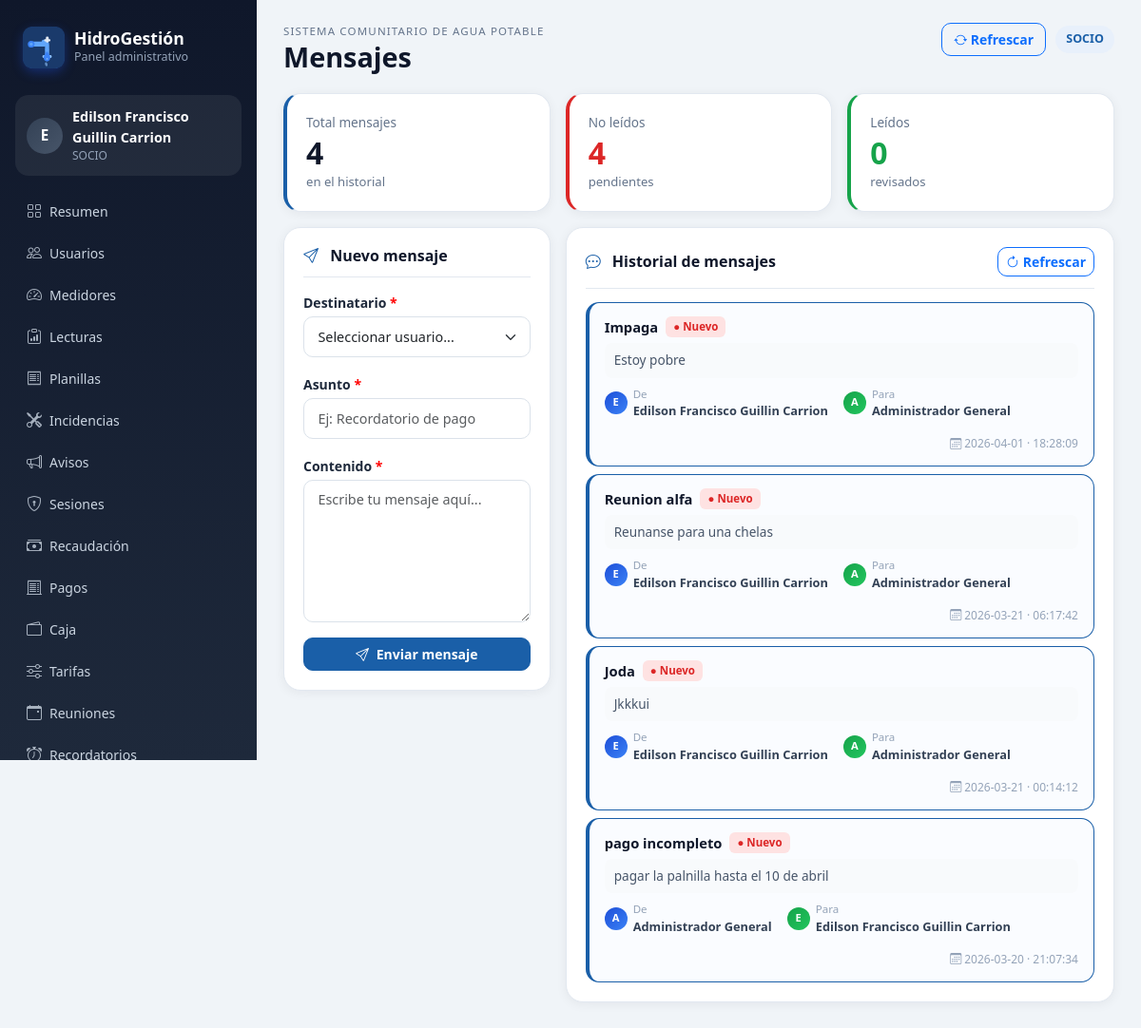
Page /dashboard/mensajes (signed in) on the committed database.
### app/models.py (models this page shows)
class TimestampMixin:
    creado_en = db.Column(db.DateTime, default=datetime.utcnow, nullable=False)
    actualizado_en = db.Column(db.DateTime, onupdate=datetime.utcnow)

class Mensaje(TimestampMixin, db.Model):
    __tablename__ = 'mensajes'
    id = db.Column(db.Integer, primary_key=True)
    remitente_id = db.Column(db.Integer, db.ForeignKey('usuarios.id'), nullable=False)
    destinatario_id = db.Column(db.Integer, db.ForeignKey('usuarios.id'), nullable=False)
    asunto = db.Column(db.String(150), nullable=False)
    contenido = db.Column(db.Text, nullable=False)
    estado = db.Column(db.String(20), default='ENVIADO', nullable=False)
    leido = db.Column(db.Boolean, default=False, nullable=False)
    fecha = db.Column(db.String(10), nullable=False)
    hora = db.Column(db.String(8), nullable=False)
    remitente = db.relationship('Usuario', foreign_keys=[remitente_id], backref='mensajes_enviados')
    destinatario = db.relationship('Usuario', foreign_keys=[destinatario_id], backref='mensajes_recibidos')

class Usuario(TimestampMixin, db.Model):
    __tablename__ = 'usuarios'
    id = db.Column(db.Integer, primary_key=True)
    rol_id = db.Column(db.Integer, db.ForeignKey('roles.id'), nullable=False)
    cedula = db.Column(db.String(20), unique=True)
    nombres = db.Column(db.String(120), nullable=False)
    apellidos = db.Column(db.String(120), nullable=False)
    telefono = db.Column(db.String(20))
    email = db.Column(db.String(120), unique=True)
    username = db.Column(db.String(80), unique=True)
    password_hash = db.Column(db.String(255), nullable=False)
    foto_perfil = db.Column(db.String(255))
    direccion_referencia = db.Column(db.String(255))
    estado = db.Column(db.String(20), default='ACTIVO', nullable=False)
    ultimo_login = db.Column(db.DateTime)
    rol = db.relationship('Rol', backref='usuarios')
    @property
    def nombre_completo(self) -> str:
        return f"{self.nombres} {self.apellidos}".strip()

### app/routes/dashboard.py (the view, shortened to what this page needs)
@dashboard_bp.route('/mensajes', methods=['GET', 'POST'])
@dashboard_required
def mensajes_view():
    msgs = Mensaje.query.order_by(Mensaje.id.desc()).limit(100).all()
    users = Usuario.query.order_by(Usuario.nombres).all()
    return render_template('dashboard/mensajes.html', mensajes=msgs, usuarios=users)

### app/routes/dashboard.py (called while the page is built)
def dashboard_required(view_func):
    from functools import wraps
    @wraps(view_func)
    def wrapper(*args, **kwargs):
        if not session.get('web_user_id'):
            return redirect(url_for('dashboard.login_page'))
        return view_func(*args, **kwargs)
    return wrapper

### app/templates/dashboard/mensajes.html (shortened to what this page needs)
{% extends 'dashboard/base.html' %}
{% block page_title %}Mensajes{% endblock %}
{% block content %}
{% set total = mensajes|length %}
{% set no_leidos = mensajes|rejectattr('leido')|list|length %}
<div class="row g-3 mb-3">
    <div class="col-md-4">
        <div class="metric-card" style="border-left:4px solid #1a5fa8;">
            <div class="metric-card__label">Total mensajes</div>
            <div class="metric-card__value">{{ total }}</div>
            <div class="metric-card__hint">en el historial</div>
        </div>
    </div>
    <div class="col-md-4">
        <div class="metric-card" style="border-left:4px solid #dc2626;">
            <div class="metric-card__label">No leídos</div>
            <div class="metric-card__value" style="color:#dc2626;">{{ no_leidos }}</div>
            <div class="metric-card__hint">pendientes</div>
        </div>
    </div>
    <div class="col-md-4">
        <div class="metric-card" style="border-left:4px solid #16a34a;">
            <div class="metric-card__label">Leídos</div>
            <div class="metric-card__value" style="color:#16a34a;">{{ total - no_leidos }}</div>
            <div class="metric-card__hint">revisados</div>
        </div>
    </div>
</div>
<div class="row g-3">
    <div class="col-lg-4">
        <div class="panel-card">
            <div class="panel-card__header">
                <h3 class="panel-card__title">
                    <i class="bi bi-send me-2" style="color:#1a5fa8;"></i>
                    Nuevo mensaje
                </h3>
            </div>
            <form method="post">
                <div class="mb-3">
                    <label class="form-label">Destinatario <span style="color:red">*</span></label>
                    <select class="form-select" name="destinatario_id" required>
                        <option value="">Seleccionar usuario...</option>
                    </select>
                </div>
                <div class="mb-3">
                    <label class="form-label">Asunto <span style="color:red">*</span></label>
                    <input class="form-control" name="asunto"
                        placeholder="Ej: Recordatorio de pago" required>
                </div>
                <div class="mb-3">
                    <label class="form-label">Contenido <span style="color:red">*</span></label>
                    <textarea class="form-control" name="contenido" rows="6"
                        placeholder="Escribe tu mensaje aquí..." required></textarea>
                </div>
                <button class="btn btn-primary w-100" type="submit">
                    <i class="bi bi-send me-1"></i> Enviar mensaje
                </button>
            </form>
        </div>
    </div>
    <div class="col-lg-8">
        <div class="panel-card">
            <div class="panel-card__header">
                <h3 class="panel-card__title">
                    <i class="bi bi-chat-dots me-2" style="color:#1a5fa8;"></i>
                    Historial de mensajes
                </h3>
                <a class="btn btn-sm btn-outline-primary" href="{{ url_for('dashboard.mensajes_view') }}">
                    <i class="bi bi-arrow-clockwise"></i> Refrescar
                </a>
            </div>
            {% if mensajes %}
            <div class="list-stack">
                {% for m in mensajes %}
                <div style="
                    border:1px solid {% if not m.leido %}#1a5fa8{% else %}#e2e8f0{% endif %};
                    border-radius:14px;
                    padding:14px 16px;
                    border-left:4px solid {% if not m.leido %}#1a5fa8{% else %}#e2e8f0{% endif %};
                    background:{% if not m.leido %}#fafcff{% else %}#fff{% endif %};
                    transition:box-shadow .2s;
                " onmouseover="this.style.boxShadow='0 4px 16px rgba(0,0,0,.08)'"
                   onmouseout="this.style.boxShadow='none'">
                    <div style="display:flex;justify-content:space-between;align-items:flex-start;gap:10px;">
                        <div style="flex:1;">
                            <div style="display:flex;align-items:center;gap:8px;flex-wrap:wrap;margin-bottom:6px;">
                                <span style="font-weight:700;font-size:.92rem;color:#0f172a;">
                                    {{ m.asunto }}
                                </span>
                                {% if not m.leido %}
                                <span style="padding:2px 8px;border-radius:6px;font-size:.72rem;font-weight:700;background:#fee2e2;color:#dc2626;">
                                    ● Nuevo
                                </span>
                                {% else %}
                                <span style="padding:2px 8px;border-radius:6px;font-size:.72rem;font-weight:600;background:#f1f5f9;color:#94a3b8;">
                                    <i class="bi bi-check2"></i> Leído
                                </span>
                                {% endif %}
                            </div>
                            <div style="font-size:.85rem;color:#475569;margin-bottom:8px;line-height:1.5;
                                background:#f8fafc;border-radius:8px;padding:8px 10px;">
                                {{ m.contenido[:200] ~ '...' if m.contenido and m.contenido|length > 200 else (m.contenido or '') }}
                            </div>
                            <div style="display:flex;gap:16px;flex-wrap:wrap;">
                                <div style="display:flex;align-items:center;gap:6px;">
                                    <div style="
                                        width:24px;height:24px;border-radius:50%;
                                        background:linear-gradient(135deg,#1d4ed8,#3b82f6);
                                        display:grid;place-items:center;
                                        color:white;font-size:.7rem;font-weight:700;
                                    ">
                                        {{ (m.remitente.nombres[:1] if m.remitente and m.remitente.nombres else '?').upper() }}
                                    </div>
                                    <div>
                                        <div style="font-size:.72rem;color:#94a3b8;">De</div>
                                        <div style="font-size:.8rem;font-weight:600;color:#334155;">
                                            {{ m.remitente.nombre_completo if m.remitente else '-' }}
                                        </div>
                                    </div>
                                </div>
                                <div style="display:flex;align-items:center;gap:6px;">
                                    <div style="
                                        width:24px;height:24px;border-radius:50%;
                                        background:linear-gradient(135deg,#16a34a,#22c55e);
                                        display:grid;place-items:center;
                                        color:white;font-size:.7rem;font-weight:700;
                                    ">
                                        {{ (m.destinatario.nombres[:1] if m.destinatario and m.destinatario.nombres else '?').upper() }}
                                    </div>
                                    <div>
                                        <div style="font-size:.72rem;color:#94a3b8;">Para</div>
                                        <div style="font-size:.8rem;font-weight:600;color:#334155;">
                                            {{ m.destinatario.nombre_completo if m.destinatario else '-' }}
                                        </div>
                                    </div>
                                </div>
                                <div style="font-size:.75rem;color:#94a3b8;margin-left:auto;">
                                    <i class="bi bi-calendar3"></i> {{ m.fecha or '-' }}
                                    {% if m.hora %}· {{ m.hora }}{% endif %}
                                </div>
                            </div>
                        </div>
                    </div>
                </div>
                {% endfor %}
            </div>
            {% else %}
            <div class="empty-state">
                <i class="bi bi-chat-slash" style="font-size:2rem;display:block;margin-bottom:8px;color:#cbd5e1;"></i>
                No hay mensajes registrados.
            </div>
            {% endif %}
        </div>
    </div>
</div>
{% endblock %}

### app/static/css/style.css (style rules this page uses)
:root { --bg: #f0f4f8; --card: #ffffff; --primary: #1a5fa8; --primary-light: #e8f0fb; --primary-dark: #0d3f72; --dark: #0f172a; --muted: #64748b; --border: #e2e8f0; --success: #16a34a; --warning: #f59e0b; --danger: #dc2626; --sidebar-width: 270px; }
* { box-sizing: border-box; }
body.app-body { background: var(--bg); color: #1e293b; font-family: 'Segoe UI', Tahoma, sans-serif; margin: 0; }
.panel-card { background: var(--card); border-radius: 18px; padding: 20px; box-shadow: 0 2px 12px rgba(15,23,42,.06); border: 1px solid var(--border); height: auto; margin-bottom: 16px; }
.metric-card { background: var(--card); border-radius: 18px; padding: 20px; box-shadow: 0 2px 12px rgba(15,23,42,.06); border: 1px solid var(--border); height: 100%; transition: transform .2s, box-shadow .2s; }
.panel-card__header { display: flex; justify-content: space-between; align-items: center; margin-bottom: 14px; padding-bottom: 12px; border-bottom: 1px solid var(--border); }
.panel-card__title { margin: 0; font-size: 1rem; font-weight: 700; color: #0f172a; }
.metric-card__label { color: var(--muted); font-size: .85rem; margin-bottom: 4px; }
.metric-card__value { font-size: 2rem; font-weight: 800; color: #0f172a; line-height: 1.1; }
.metric-card__hint { color: var(--muted); font-size: .82rem; margin-top: 4px; }
.list-stack { display: grid; gap: 8px; }
.form-control, .form-select { border-radius: 10px; padding: .6rem .9rem; border-color: #dbe2ea; font-size: .9rem; transition: border-color .2s, box-shadow .2s; }
.form-label { font-weight: 600; font-size: .875rem; margin-bottom: 4px; }
.btn { border-radius: 10px; font-weight: 600; font-size: .875rem; transition: all .2s; }
.btn-primary { background: var(--primary); border-color: var(--primary); }

### rows in the picture
Mensaje: asunto "Impaga", leido "● Nuevo", contenido "Estoy pobre", remitente "Edilson Francisco Guillin Carrion", destinatario "Administrador General", fecha "2026-04-01", hora "18:28:09"
Usuario: nombres "E"
Usuario: nombres "A"
Mensaje: asunto "Reunion alfa", leido "● Nuevo", contenido "Reunanse para una chelas", remitente "Edilson Francisco Guillin Carrion", destinatario "Administrador General", fecha "2026-03-21", hora "06:17:42"
Mensaje: asunto "Joda", leido "● Nuevo", contenido "Jkkkui", remitente "Edilson Francisco Guillin Carrion", destinatario "Administrador General", fecha "2026-03-21", hora "00:14:12"
Mensaje: asunto "pago incompleto", leido "● Nuevo", contenido "pagar la palnilla hasta el 10 de abril", remitente "Administrador General", destinatario "Edilson Francisco Guillin Carrion", fecha "2026-03-20", hora "21:07:34"

### other values in the picture
{{ (session.get('web_name', 'A')[:1]).upper() }} "E"
{{ session.get('web_name') }} "Edilson Francisco Guillin Carrion"
{{ session.get('web_role') }} "SOCIO"
{{ total }} "4"
{{ no_leidos }} "4"
{{ total - no_leidos }} "0"
